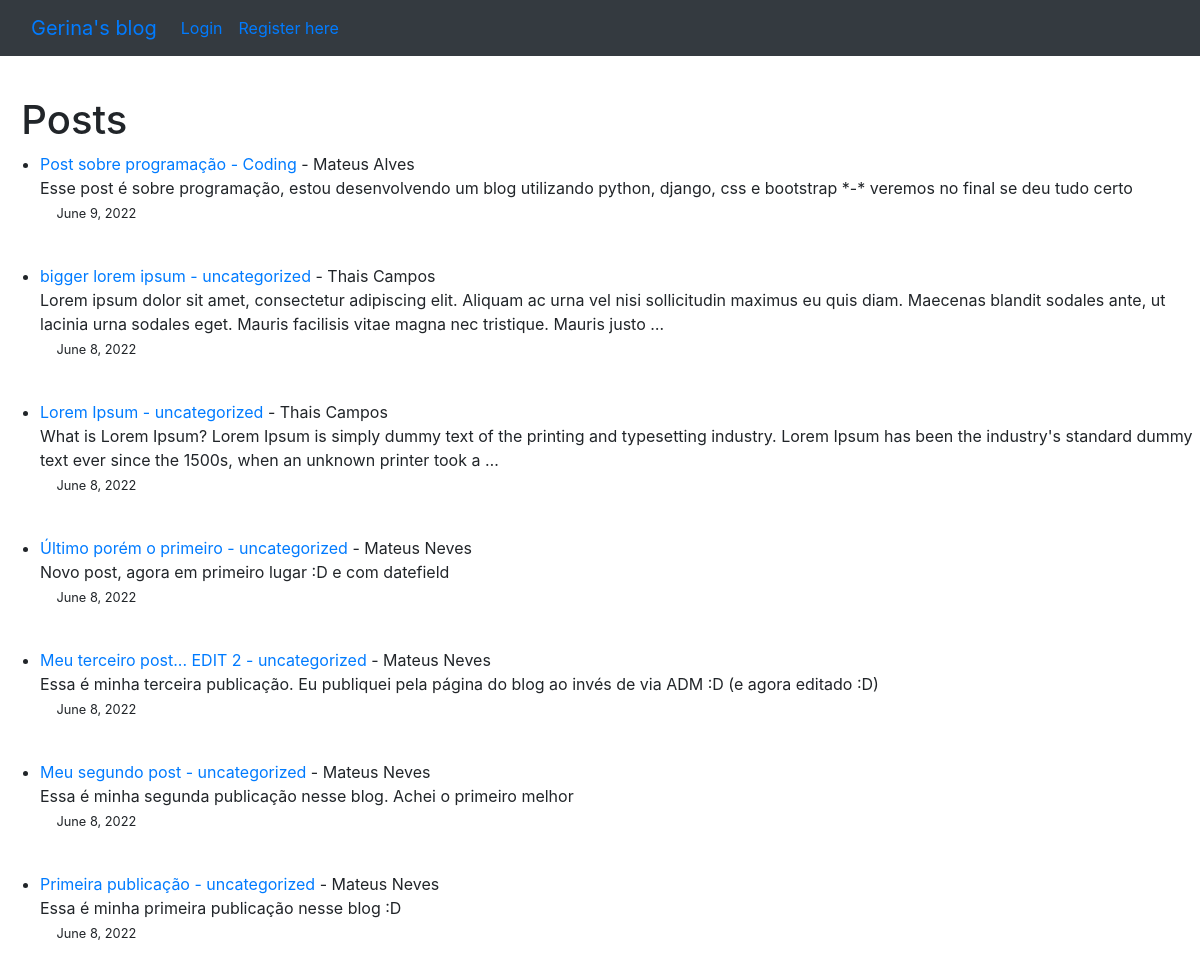
The page / on the database its author committed.
### theblog/models.py (models this page shows, shortened)
class Post(models.Model):
    title = models.CharField(max_length=255)
    author = models.ForeignKey(User, on_delete=models.CASCADE)
    body = models.TextField()
    title_tag = models.CharField(max_length=255, default=title)
    post_date = models.DateField(auto_now_add=True)
    category = models.CharField(max_length=255, default='uncategorized')

### theblog/views.py (the view)
# urls.py: path('', HomeView.as_view(), name='home'),
class HomeView(ListView):
    model = Post
    template_name = 'home.html'
    ordering = ['-id']

### theblog/templates/home.html
   {% extends 'base.html'%}
    {% block content %}
<p>
   <h1>&nbsp; Posts </h1>
    <ul>
    {% if user.is_authenticated %}
        {% for post in object_list %}
        <li>   <div class="table"><a href="{%url 'article-detail' post.pk%}">{{ post.title }}</a> - <a href="{% url 'category' post.category%}"> {{post.category }} </a> - {{post.author.first_name}}
        {{ post.author.last_name }} <br>
        {{ post.body|truncatewords:35 }}<br>
        <small><a style="display:inline" class="nav-link" href="{% url 'update_post' post.pk %}">Edit</a></small>
        <small><a style="display:inline" class="nav-link" href="{% url 'delete_post' post.pk %}">Delete</a></small><br>
        <small>&emsp;&nbsp;{{ post.post_date }}</small></div>
    </li>
        <br>
    {% endfor %}
    {% else %}
        {% for post in object_list %}
    <li>   <div class="table"><a href="{%url 'article-detail' post.pk%}">{{ post.title }} - {{ post.category }} </a> - {{post.author.first_name}}
        {{ post.author.last_name }} <br>
        {{ post.body|truncatewords:35|safe }}<br>
        <small>&emsp;&nbsp;{{ post.post_date }}</small></div>
    </li>
        <br>
    {% endfor %}
    {% endif %}
    </ul>
    {%endblock%}

### rows shown on the page
Post: title "Post sobre programação", category "Coding", author.first_name "Mateus", author.last_name "Alves", body "Esse post é sobre programação, estou desenvolvendo um blog utilizando python, django, css e bootstrap *-* veremos no final se deu tudo certo", post_date "June 9, 2022"
Post: title "bigger lorem ipsum", category "uncategorized", author.first_name "Thais", author.last_name "Campos", body "Lorem ipsum dolor sit amet, consectetur adipiscing elit. Aliquam ac urna vel nisi sollicitudin maximus eu quis diam. Maecenas blandit sodales ante, ut lacinia urna sodales eget. Mauris facilisis vitae magna nec tristique. Mauris justo …", post_date "June 8, 2022"
Post: title "Lorem Ipsum", category "uncategorized", author.first_name "Thais", author.last_name "Campos", body "What is Lorem Ipsum? Lorem Ipsum is simply dummy text of the printing and typesetting industry. Lorem Ipsum has been the industry's standard dummy text ever since the 1500s, when an unknown printer took a …", post_date "June 8, 2022"
Post: title "Último porém o primeiro", category "uncategorized", author.first_name "Mateus", author.last_name "Neves", body "Novo post, agora em primeiro lugar :D e com datefield", post_date "June 8, 2022"
Post: title "Meu terceiro post... EDIT 2", category "uncategorized", author.first_name "Mateus", author.last_name "Neves", body "Essa é minha terceira publicação. Eu publiquei pela página do blog ao invés de via ADM :D (e agora editado :D)", post_date "June 8, 2022"
Post: title "Meu segundo post", category "uncategorized", author.first_name "Mateus", author.last_name "Neves", body "Essa é minha segunda publicação nesse blog. Achei o primeiro melhor", post_date "June 8, 2022"
Post: title "Primeira publicação", category "uncategorized", author.first_name "Mateus", author.last_name "Neves", body "Essa é minha primeira publicação nesse blog :D", post_date "June 8, 2022"
